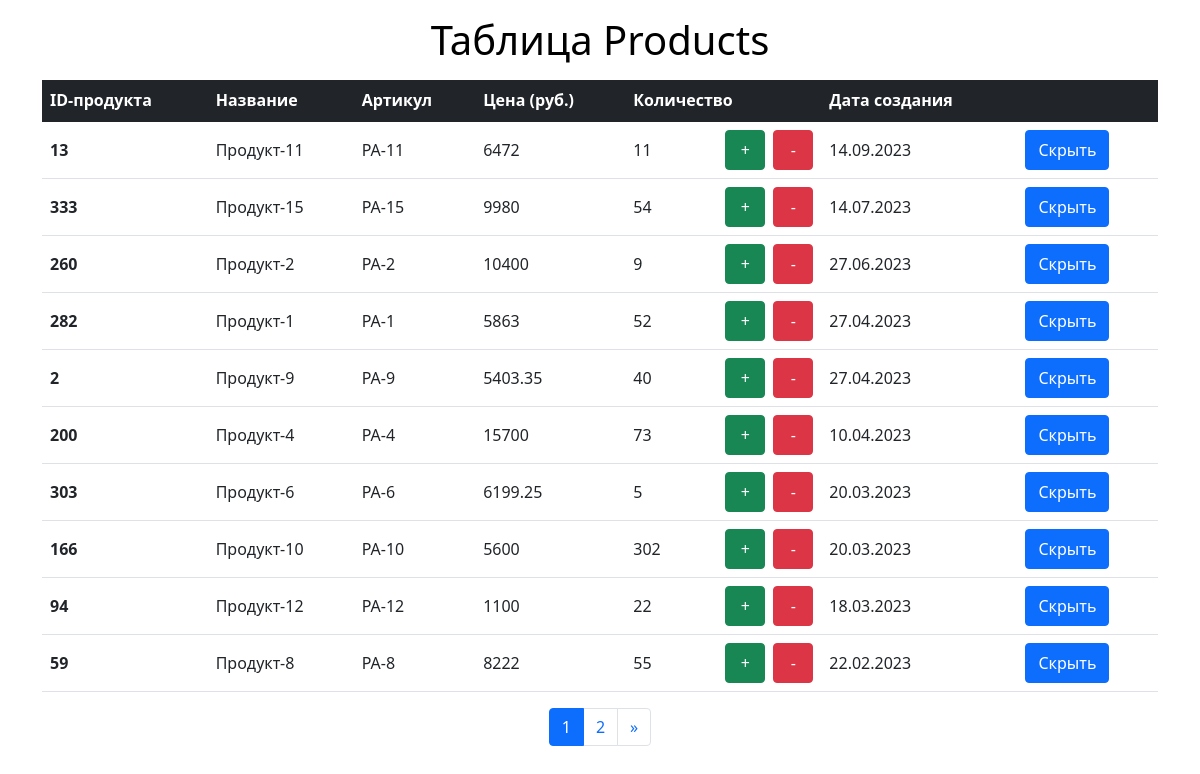
The page / on the database its author committed.
### tables this page shows
CREATE TABLE `products` (
  `id` int(11) NOT NULL,
  `product_id` int(11) NOT NULL,
  `product_name` varchar(100) NOT NULL,
  `product_price` float NOT NULL,
  `product_article` varchar(100) NOT NULL,
  `product_quantity` int(11) NOT NULL,
  `date_create` date NOT NULL,
  `product_show` tinyint(1) DEFAULT '1'
);

### classes/CProducts.php (called while the page is built, shortened)
<?php
class CProducts{
	public $dataProducts = null, $error = null, $currentPage = 1, $pagination = null, $allPages = null;
	private $connect = null;
	public function __construct(){
		try{
			if(isset($_POST['id']) && isset($_POST['type'])){
				$this->setProductQuantity();
			}elseif(isset($_POST['hide'])){
				$this->hideProduct();
			}else{
				$this->showTableProducts();
			}
		}catch(Exception $e){
			error_log('Error connect: ' . $e->getMessage(), 0);
			$this->error = 'Ошибка соединения с Базой Данных';
		}
	}
	private function connectDB(){
		try{
			$this->connect = mysqli_connect('localhost', 'root', '', 'testproject');
			return true;
		}catch(mysqli_sql_exception $e){
			error_log('Error connect Data Base testproject: ' . mysqli_connect_error(), 0);
			return false;
		}
	}
	private function showTableProducts(int $limit = 10){
		$offset = $limit * ($this->currentPage - 1);
		$sql = "SELECT COUNT(*) FROM products";
		$result = mysqli_query($this->connect, $sql);
		$count = mysqli_fetch_row($result);
		$this->allPages = ceil($count[0] / $limit);
		$this->pagination = [$this->currentPage - 1, $this->currentPage, $this->currentPage + 1];
		try{
			$sql = mysqli_prepare($this->connect, "SELECT product_id, product_name, product_price, product_article, product_quantity, date_create FROM products WHERE product_show = 1 ORDER BY date_create DESC LIMIT ?, ?");
			mysqli_stmt_bind_param($sql, "ii", $offset, $limit);
			mysqli_stmt_execute($sql);
			$result = mysqli_stmt_get_result($sql);
			$this->dataProducts = mysqli_fetch_all($result, MYSQLI_ASSOC);
		}catch(mysqli_sql_exception $e){
			error_log('Error prepare request SELECT products data: ' . mysqli_stmt_error($sql), 0);
			$this->error = 'Ошибка запроса к Базе Данных';
		}
	}
}
?>

### index.php (the view, shortened to what this page needs)
<?php
$page = new CProducts;
?>
<!DOCTYPE html>
<html lang="ru-RU">
<head>
<link href="https://cdn.jsdelivr.net/npm/bootstrap@5.1.3/dist/css/bootstrap.min.css" rel="stylesheet">
<link href="/css/page.css" rel="stylesheet">
</head>
<body>
<div class="page">
<section class="container-lg">
	<h1 class="text-center my-3">Таблица Products</h1>
<?php if(!$page->error): ?>
	<?php if($page->dataProducts): ?>
	<div class="table-responsive-lg mb-3">
		<table class="table table-hover">
			<thead class="table-dark">
				<tr>
					<th scope="col">ID-продукта</th>
					<th scope="col">Название</th>
					<th scope="col">Артикул</th>
					<th scope="col">Цена (руб.)</th>
					<th scope="col">Количество</th>
					<th scope="col">Дата создания</th>
					<th scope="col"></th>
				</tr>
			</thead>
			<tbody>
			<?php foreach($page->dataProducts as $value): ?>
				<tr class="align-middle">
					<th scope="row"><?= $value['product_id'] ?></th>
					<td><?= $value['product_name'] ?></td>
					<td><?= $value['product_article'] ?></td>
					<td><?= $value['product_price'] ?></td>
					<td>
						<div class="d-flex justify-content-between align-items-center">
							<div class="me-2"><?= $value['product_quantity'] ?></div>
							<div id="<?= $value['product_id'] ?>" class="d-flex buttons-group">
								<button data-set="plus" type="button" class="btn btn-success me-2" title="Увеличить">+</button>
								<button data-set="minus" type="button" class="btn btn-danger" title="Уменьшить">-</button>
							</div>
						</div>
					</td>
					<td><?= date('d.m.Y', strtotime($value['date_create'])) ?></td>
					<td><button data-product="<?= $value['product_id'] ?>" type="button" class="btn btn-primary hide-product" title="Скрыть продукт">Скрыть</button></td>
				</tr>
			<?php endforeach; ?>
			</tbody>
		</table>
	</div>
	<?php if(count($page->pagination) > 1): ?>
	<nav>
		<ul class="pagination justify-content-center">
		<?php foreach($page->pagination as $value): ?>
			<li class="page-item<?= $page->currentPage == $value ? ' active' : null ?>"><?= $page->currentPage == $value ? '<span class="page-link">' . $value . '</span>' : '<a class="page-link" href="?page=' . $value . '">' . $value . '</a>' ?></li>
		<?php endforeach; ?>
		<?php if($page->currentPage < $page->allPages): ?>
			<li class="page-item"><a class="page-link" href="?page=<?= $page->allPages ?>"><span aria-hidden="true">&raquo;</span></a></li>
		<?php endif; ?>
		</ul>
	</nav>
	<?php endif; ?>
	<?php else: ?>
	<div class="text-center mb-3">Таблица Products пуста</div>
	<?php endif; ?>
<?php else: ?>
	<div class="alert alert-danger text-center mb-3" role="alert"><?= $page->error ?></div>
<?php endif; ?>
</section>
</div>
</body>
</html>

### css/page.css (style rules this page uses)
article, aside, address, details, figcaption, figure, footer, header, hgroup, menu, nav, section, time, main { display: block; }
button { outline: none; }
body, html { height: 100%; width: 100%; }
.page { min-height: 100%; height: auto; color: #000; }
table thead { color: #fff; }
.buttons-group button { width: 40px; }
.hide-product, .buttons-group button, .pagination li { height: 40px; }

### rows shown on the page
products: product "13", product_name "Продукт-11", product_article "PA-11", product_price "6472", product_quantity "11", date_create "14.09.2023"
products: product "333", product_name "Продукт-15", product_article "PA-15", product_price "9980", product_quantity "54", date_create "14.07.2023"
products: product "260", product_name "Продукт-2", product_article "PA-2", product_price "10400", product_quantity "9", date_create "27.06.2023"
products: product "282", product_name "Продукт-1", product_article "PA-1", product_price "5863", product_quantity "52", date_create "27.04.2023"
products: product "2", product_name "Продукт-9", product_article "PA-9", product_price "5403.35", product_quantity "40", date_create "27.04.2023"
products: product "200", product_name "Продукт-4", product_article "PA-4", product_price "15700", product_quantity "73", date_create "10.04.2023"
products: product "303", product_name "Продукт-6", product_article "PA-6", product_price "6199.25", product_quantity "5", date_create "20.03.2023"
products: product "166", product_name "Продукт-10", product_article "PA-10", product_price "5600", product_quantity "302", date_create "20.03.2023"
products: product "94", product_name "Продукт-12", product_article "PA-12", product_price "1100", product_quantity "22", date_create "18.03.2023"
products: product "59", product_name "Продукт-8", product_article "PA-8", product_price "8222", product_quantity "55", date_create "22.02.2023"

### other values the page prints
$value "1"
$value "2"
